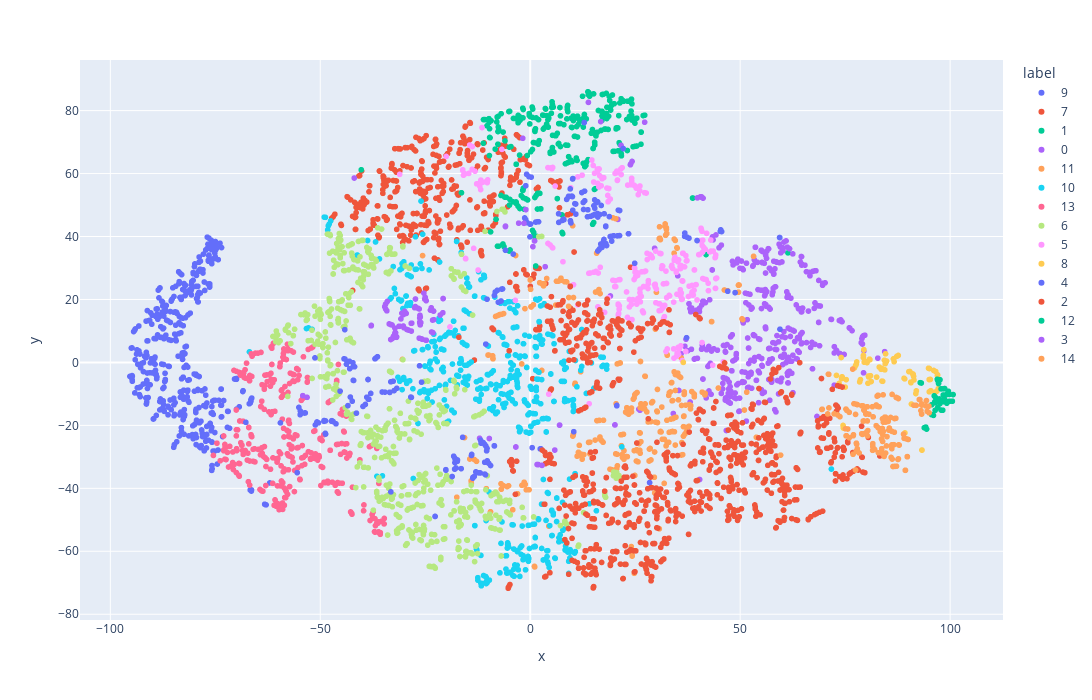

Source (notebook cell):
### Code cell
fig = px.scatter(
    tsne_df, x='x', y='y',
    color='label',
)
fig.update_layout(width=1100,height=700)
fig.show()

### Figure 1 — Plotly figure (JSON) as saved in the notebook; plotly's stock layout.template omitted (floating-point values rounded to 4 significant figures; data arrays with more than 128 entries replaced by an {"elided": "..."} marker saying what was removed)
{"data": [{"hovertemplate": "label=9<br>x=%{x}<br>y=%{y}<extra></extra>", "legendgroup": "9", "marker": {"color": "#636efa", "symbol": "circle"}, "mode": "markers", "name": "9", "showlegend": true, "type": "scattergl", "x": {"elided": "398 float values"}, "xaxis": "x", "y": {"elided": "398 float values"}, "yaxis": "y"}, {"hovertemplate": "label=7<br>x=%{x}<br>y=%{y}<extra></extra>", "legendgroup": "7", "marker": {"color": "#EF553B", "symbol": "circle"}, "mode": "markers", "name": "7", "showlegend": true, "type": "scattergl", "x": {"elided": "416 float values"}, "xaxis": "x", "y": {"elided": "416 float values"}, "yaxis": "y"}, {"hovertemplate": "label=1<br>x=%{x}<br>y=%{y}<extra></extra>", "legendgroup": "1", "marker": {"color": "#00cc96", "symbol": "circle"}, "mode": "markers", "name": "1", "showlegend": true, "type": "scattergl", "x": {"elided": "271 float values"}, "xaxis": "x", "y": {"elided": "271 float values"}, "yaxis": "y"}, {"hovertemplate": "label=0<br>x=%{x}<br>y=%{y}<extra></extra>", "legendgroup": "0", "marker": {"color": "#ab63fa", "symbol": "circle"}, "mode": "markers", "name": "0", "showlegend": true, "type": "scattergl", "x": {"elided": "387 float values"}, "xaxis": "x", "y": {"elided": "387 float values"}, "yaxis": "y"}, {"hovertemplate": "label=11<br>x=%{x}<br>y=%{y}<extra></extra>", "legendgroup": "11", "marker": {"color": "#FFA15A", "symbol": "circle"}, "mode": "markers", "name": "11", "showlegend": true, "type": "scattergl", "x": {"elided": "274 float values"}, "xaxis": "x", "y": {"elided": "274 float values"}, "yaxis": "y"}, {"hovertemplate": "label=10<br>x=%{x}<br>y=%{y}<extra></extra>", "legendgroup": "10", "marker": {"color": "#19d3f3", "symbol": "circle"}, "mode": "markers", "name": "10", "showlegend": true, "type": "scattergl", "x": {"elided": "507 float values"}, "xaxis": "x", "y": {"elided": "507 float values"}, "yaxis": "y"}, {"hovertemplate": "label=13<br>x=%{x}<br>y=%{y}<extra></extra>", "legendgroup": "13", "marker": {"color": "#FF6692", "symbol": "circle"}, "mode": "markers", "name": "13", "showlegend": true, "type": "scattergl", "x": {"elided": "327 float values"}, "xaxis": "x", "y": {"elided": "327 float values"}, "yaxis": "y"}, {"hovertemplate": "label=6<br>x=%{x}<br>y=%{y}<extra></extra>", "legendgroup": "6", "marker": {"color": "#B6E880", "symbol": "circle"}, "mode": "markers", "name": "6", "showlegend": true, "type": "scattergl", "x": {"elided": "596 float values"}, "xaxis": "x", "y": {"elided": "596 float values"}, "yaxis": "y"}, {"hovertemplate": "label=5<br>x=%{x}<br>y=%{y}<extra></extra>", "legendgroup": "5", "marker": {"color": "#FF97FF", "symbol": "circle"}, "mode": "markers", "name": "5", "showlegend": true, "type": "scattergl", "x": {"elided": "264 float values"}, "xaxis": "x", "y": {"elided": "264 float values"}, "yaxis": "y"}, {"hovertemplate": "label=8<br>x=%{x}<br>y=%{y}<extra></extra>", "legendgroup": "8", "marker": {"color": "#FECB52", "symbol": "circle"}, "mode": "markers", "name": "8", "showlegend": true, "type": "scattergl", "x": [96.1, 87.3, 84.62, 80.81, 95.29, 96.58, 93.29, 91.96, 90.4, 97.17, 79.36, 95.07, 72.93, 74.59, 90.67, 86.5, 74.5, 75.01, 78.46, 91.83, 91.94, 78.64, 83.69, 74.05, 75.25, 91.39, 81.2, 86.66, 80.89, 91.19, 74.27, 80.05, 91.09, 74.16, 73.57, 91.29, 77.76, 89.18, 84.55, 77.65, 95.39, 74.16, 36.46, 86.6, 96.84, 96.45, 97.0, 77.49, 89.03, 89.24, 84.85, 79.46, 90.63, 84.79, 82.5, 90.78, 94.85, 81.04, 95.03, 83.78, 93.29, 95.01, 80.44, 77.22, 80.21, 80.59, 80.55, 79.53, 90.18, 84.44, 96.99, 83.93, 83.56, 84.36, 87.65, 83.12, 79.35], "xaxis": "x", "y": [-2.562, 1.942, 2.728, 1.039, -5.402, -2.905, -27.85, -9.071, -2.886, -8.345, 2.236, -1.942, -4.129, -20.86, -6.446, 1.127, -20.03, -7.84, -6.186, -9.891, -9.048, -5.456, -1.878, 1.562, -5.467, -5.577, -6.083, 0.2198, 0.8437, -3.727, -4.562, 0.2696, -3.656, -4.985, -6.681, -4.423, 0.1428, -5.23, -0.4246, -0.5383, -8.994, -5.115, 0.01258, 1.192, -9.123, -9.452, -3.919, -0.9819, -5.038, -22.4, 0.4389, 4.044, -6.261, 0.2095, -4.666, -13.23, -1.855, -4.237, -9.34, -5.934, -27.85, -5.447, -6.616, -1.757, -0.06478, -4.613, -4.313, 0.08662, -2.924, -2.354, -4.274, -5.996, -2.183, 0.7001, 2.214, -1.486, 1.522], "yaxis": "y"}, {"hovertemplate": "label=4<br>x=%{x}<br>y=%{y}<extra></extra>", "legendgroup": "4", "marker": {"color": "#636efa", "symbol": "circle"}, "mode": "markers", "name": "4", "showlegend": true, "type": "scattergl", "x": {"elided": "216 float values"}, "xaxis": "x", "y": {"elided": "216 float values"}, "yaxis": "y"}, {"hovertemplate": "label=2<br>x=%{x}<br>y=%{y}<extra></extra>", "legendgroup": "2", "marker": {"color": "#EF553B", "symbol": "circle"}, "mode": "markers", "name": "2", "showlegend": true, "type": "scattergl", "x": {"elided": "818 float values"}, "xaxis": "x", "y": {"elided": "818 float values"}, "yaxis": "y"}, {"hovertemplate": "label=12<br>x=%{x}<br>y=%{y}<extra></extra>", "legendgroup": "12", "marker": {"color": "#00cc96", "symbol": "circle"}, "mode": "markers", "name": "12", "showlegend": true, "type": "scattergl", "x": [99.85, 93.84, 97.08, 99.9, 100.5, 98.69, 94.2, 97.84, 96.43, 97.24, 99.59, 99.11, 96.47, 98.66, 98.35, 96.95, 97.04, 97.58, 99.25, 95.64, 97.4, 96.21, 97.85, 94.01, 99.17, 93.14, 95.59, 100.7, 98.39, 97.59, 96.33, 96.5, 96.03, 98.48, 98.24, 99.21, 94.4, 92.88], "xaxis": "x", "y": [-10.18, -20.76, -5.816, -12.31, -12.31, -8.293, -20.55, -8.417, -15.23, -6.708, -9.176, -12.49, -12.79, -11.68, -10.35, -5.359, -14.37, -13.08, -10.18, -13.41, -11.62, -10.6, -15.13, -20.79, -10.12, -6.54, -16.6, -10.21, -8.395, -5.508, -12.54, -11.11, -16.83, -12.5, -15.17, -12.96, -21.18, -6.429], "yaxis": "y"}, {"hovertemplate": "label=3<br>x=%{x}<br>y=%{y}<extra></extra>", "legendgroup": "3", "marker": {"color": "#ab63fa", "symbol": "circle"}, "mode": "markers", "name": "3", "showlegend": true, "type": "scattergl", "x": [-26.44, -29.54, -37.89, -34.04, -26.17, -30.56, -1.482, -23.06, -23.02, -26.06, -26.44, -27.37, -32.39, -23.17, -28.31, -3.435, -32.15, -1.779, -31.85, -33.59, -30.22, -26.76, -34.65, -37.83, -23.25, -32.22, -28.22, -23.5, -5.906, -24.77, -32.08, -23.56, 1.631, -33.41, -30.07, -27.33, -24.89, -31.11, -27.53, -34.43, -26.33, -25.03, 5.845, -54.17, -28.35, 13.85, -2.754, -33.23, -32.85, -37.88, -25.69, -26.33, -20.81, -29.38, -23.77, -29.9, 1.929, -26.2, -26.3, -41.91, -3.411, -25.87, -34.45, -25.13, -32.56, -1.034, -30.8, -33.21, -34.15, -26.26, -24.75, -20.75, -5.891, -34.61, -25.32, -30.18, -53.15, 2.794, -32.22, -32.91, -29.01, -31.27, -20.75, -21.45, -22.95, -31.83], "xaxis": "x", "y": [16.98, 15.56, 11.63, 19.37, 14.4, 15.62, 44.19, 16.34, 16.29, 12.64, 7.711, 17.74, 8.007, 9.435, 9.953, -26.87, 9.51, 71.21, 7.97, 12.24, 11.56, 17.23, 17.69, 11.76, 13.45, 10.87, 12.47, 9.662, 43.14, 19.61, 9.437, 17.35, -32.43, 12.13, 11.01, 20.15, 7.073, 11.49, 17.38, 16.96, 14.13, 20.7, -27.84, -10.55, 12.42, 82.61, 44.24, 7.272, 7.581, 11.65, 7.34, 12.78, 15.78, 10.46, 16.61, 16.23, -32.45, 11.93, 12.48, 58.58, -26.86, 7.474, 18.52, 20.11, 8.347, 48.54, 13.83, 12.01, 16.39, 14.97, 7.035, 20.28, 43.31, 17.77, 22.01, 15.22, -11.09, -32.71, 9.244, 11.9, 10.28, 11.47, 20.29, 15.05, 13.58, 8.174], "yaxis": "y"}, {"hovertemplate": "label=14<br>x=%{x}<br>y=%{y}<extra></extra>", "legendgroup": "14", "marker": {"color": "#FFA15A", "symbol": "circle"}, "mode": "markers", "name": "14", "showlegend": true, "type": "scattergl", "x": {"elided": "133 float values"}, "xaxis": "x", "y": {"elided": "133 float values"}, "yaxis": "y"}], "layout": {"height": 700, "legend": {"title": {"text": "label"}, "tracegroupgap": 0}, "margin": {"t": 60}, "width": 1100, "xaxis": {"anchor": "y", "domain": [0, 1], "title": {"text": "x"}}, "yaxis": {"anchor": "x", "domain": [0, 1], "title": {"text": "y"}}}}
